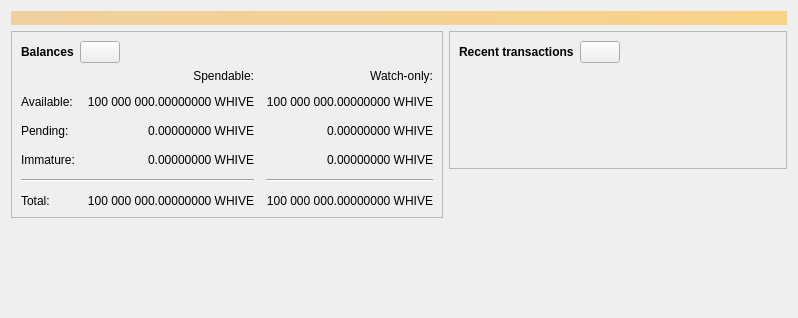
<?xml version="1.0" encoding="UTF-8"?>
<ui version="4.0">
 <class>OverviewPage</class>
 <widget class="QWidget" name="OverviewPage">
  <property name="geometry">
   <rect>
    <x>0</x>
    <y>0</y>
    <width>798</width>
    <height>318</height>
   </rect>
  </property>
  <property name="windowTitle">
   <string>Form</string>
  </property>
  <layout class="QVBoxLayout" name="topLayout">
   <item>
    <widget class="QLabel" name="labelAlerts">
     <property name="visible">
      <bool>false</bool>
     </property>
     <property name="styleSheet">
      <string notr="true">QLabel { background-color: qlineargradient(x1: 0, y1: 0, x2: 1, y2: 0, stop:0 #F0D0A0, stop:1 #F8D488); color:#000000; }</string>
     </property>
     <property name="wordWrap">
      <bool>true</bool>
     </property>
     <property name="margin">
      <number>3</number>
     </property>
     <property name="textInteractionFlags">
      <set>Qt::TextSelectableByMouse</set>
     </property>
    </widget>
   </item>
   <item>
    <layout class="QHBoxLayout" name="horizontalLayout" stretch="1,1">
     <item>
      <layout class="QVBoxLayout" name="verticalLayout_2">
       <item>
        <widget class="QFrame" name="frame">
         <property name="frameShape">
          <enum>QFrame::StyledPanel</enum>
         </property>
         <property name="frameShadow">
          <enum>QFrame::Raised</enum>
         </property>
         <layout class="QVBoxLayout" name="verticalLayout_4">
          <item>
           <layout class="QHBoxLayout" name="horizontalLayout_4">
            <item>
             <widget class="QLabel" name="label_5">
              <property name="font">
               <font>
                <weight>75</weight>
                <bold>true</bold>
               </font>
              </property>
              <property name="text">
               <string>Balances</string>
              </property>
             </widget>
            </item>
            <item>
             <widget class="QPushButton" name="labelWalletStatus">
              <property name="enabled">
               <bool>true</bool>
              </property>
              <property name="maximumSize">
               <size>
                <width>45</width>
                <height>16777215</height>
               </size>
              </property>
              <property name="toolTip">
               <string>The displayed information may be out of date. Your wallet automatically synchronizes with the Whive network after a connection is established, but this process has not completed yet.</string>
              </property>
              <property name="text">
               <string/>
              </property>
              <property name="icon">
               <iconset resource="../bitcoin.qrc">
                <normaloff>:/icons/warning</normaloff>
                <disabledoff>:/icons/warning</disabledoff>:/icons/warning</iconset>
              </property>
              <property name="iconSize">
               <size>
                <width>24</width>
                <height>24</height>
               </size>
              </property>
             </widget>
            </item>
            <item>
             <spacer name="horizontalSpacer_3">
              <property name="orientation">
               <enum>Qt::Horizontal</enum>
              </property>
              <property name="sizeHint" stdset="0">
               <size>
                <width>40</width>
                <height>20</height>
               </size>
              </property>
             </spacer>
            </item>
           </layout>
          </item>
          <item>
           <layout class="QGridLayout" name="gridLayout">
            <property name="spacing">
             <number>12</number>
            </property>
            <item row="2" column="2">
             <widget class="QLabel" name="labelWatchPending">
              <property name="cursor">
               <cursorShape>IBeamCursor</cursorShape>
              </property>
              <property name="toolTip">
               <string>Unconfirmed transactions to watch-only addresses</string>
              </property>
              <property name="text">
               <string notr="true">0.00000000 WHIVE</string>
              </property>
              <property name="alignment">
               <set>Qt::AlignRight|Qt::AlignTrailing|Qt::AlignVCenter</set>
              </property>
              <property name="textInteractionFlags">
               <set>Qt::LinksAccessibleByMouse|Qt::TextSelectableByKeyboard|Qt::TextSelectableByMouse</set>
              </property>
             </widget>
            </item>
            <item row="2" column="1">
             <widget class="QLabel" name="labelUnconfirmed">
              <property name="cursor">
               <cursorShape>IBeamCursor</cursorShape>
              </property>
              <property name="toolTip">
               <string>Total of transactions that have yet to be confirmed, and do not yet count toward the spendable balance</string>
              </property>
              <property name="text">
               <string notr="true">0.00000000 WHIVE</string>
              </property>
              <property name="alignment">
               <set>Qt::AlignRight|Qt::AlignTrailing|Qt::AlignVCenter</set>
              </property>
              <property name="textInteractionFlags">
               <set>Qt::LinksAccessibleByMouse|Qt::TextSelectableByKeyboard|Qt::TextSelectableByMouse</set>
              </property>
             </widget>
            </item>
            <item row="3" column="2">
             <widget class="QLabel" name="labelWatchImmature">
              <property name="cursor">
               <cursorShape>IBeamCursor</cursorShape>
              </property>
              <property name="toolTip">
               <string>Mined balance in watch-only addresses that has not yet matured</string>
              </property>
              <property name="text">
               <string notr="true">0.00000000 WHIVE</string>
              </property>
              <property name="alignment">
               <set>Qt::AlignRight|Qt::AlignTrailing|Qt::AlignVCenter</set>
              </property>
              <property name="textInteractionFlags">
               <set>Qt::LinksAccessibleByMouse|Qt::TextSelectableByKeyboard|Qt::TextSelectableByMouse</set>
              </property>
             </widget>
            </item>
            <item row="4" column="0" colspan="2">
             <widget class="Line" name="line">
              <property name="orientation">
               <enum>Qt::Horizontal</enum>
              </property>
             </widget>
            </item>
            <item row="4" column="2">
             <widget class="Line" name="lineWatchBalance">
              <property name="sizePolicy">
               <sizepolicy hsizetype="Preferred" vsizetype="Fixed">
                <horstretch>0</horstretch>
                <verstretch>0</verstretch>
               </sizepolicy>
              </property>
              <property name="minimumSize">
               <size>
                <width>140</width>
                <height>0</height>
               </size>
              </property>
              <property name="orientation">
               <enum>Qt::Horizontal</enum>
              </property>
             </widget>
            </item>
            <item row="5" column="0">
             <widget class="QLabel" name="labelTotalText">
              <property name="text">
               <string>Total:</string>
              </property>
             </widget>
            </item>
            <item row="3" column="1">
             <widget class="QLabel" name="labelImmature">
              <property name="cursor">
               <cursorShape>IBeamCursor</cursorShape>
              </property>
              <property name="toolTip">
               <string>Mined balance that has not yet matured</string>
              </property>
              <property name="text">
               <string notr="true">0.00000000 WHIVE</string>
              </property>
              <property name="alignment">
               <set>Qt::AlignRight|Qt::AlignTrailing|Qt::AlignVCenter</set>
              </property>
              <property name="textInteractionFlags">
               <set>Qt::LinksAccessibleByMouse|Qt::TextSelectableByKeyboard|Qt::TextSelectableByMouse</set>
              </property>
             </widget>
            </item>
            <item row="2" column="3">
             <spacer name="horizontalSpacer_2">
              <property name="orientation">
               <enum>Qt::Horizontal</enum>
              </property>
              <property name="sizeHint" stdset="0">
               <size>
                <width>40</width>
                <height>20</height>
               </size>
              </property>
             </spacer>
            </item>
            <item row="3" column="0">
             <widget class="QLabel" name="labelImmatureText">
              <property name="text">
               <string>Immature:</string>
              </property>
             </widget>
            </item>
            <item row="5" column="1">
             <widget class="QLabel" name="labelTotal">
              <property name="cursor">
               <cursorShape>IBeamCursor</cursorShape>
              </property>
              <property name="toolTip">
               <string>Your current total balance</string>
              </property>
              <property name="text">
               <string notr="true">100 000 000.00000000 WHIVE</string>
              </property>
              <property name="alignment">
               <set>Qt::AlignRight|Qt::AlignTrailing|Qt::AlignVCenter</set>
              </property>
              <property name="textInteractionFlags">
               <set>Qt::LinksAccessibleByMouse|Qt::TextSelectableByKeyboard|Qt::TextSelectableByMouse</set>
              </property>
             </widget>
            </item>
            <item row="5" column="2">
             <widget class="QLabel" name="labelWatchTotal">
              <property name="cursor">
               <cursorShape>IBeamCursor</cursorShape>
              </property>
              <property name="toolTip">
               <string>Current total balance in watch-only addresses</string>
              </property>
              <property name="text">
               <string notr="true">100 000 000.00000000 WHIVE</string>
              </property>
              <property name="alignment">
               <set>Qt::AlignRight|Qt::AlignTrailing|Qt::AlignVCenter</set>
              </property>
              <property name="textInteractionFlags">
               <set>Qt::LinksAccessibleByMouse|Qt::TextSelectableByKeyboard|Qt::TextSelectableByMouse</set>
              </property>
             </widget>
            </item>
            <item row="0" column="2">
             <widget class="QLabel" name="labelWatchonly">
              <property name="text">
               <string>Watch-only:</string>
              </property>
              <property name="alignment">
               <set>Qt::AlignRight|Qt::AlignTrailing|Qt::AlignVCenter</set>
              </property>
             </widget>
            </item>
            <item row="1" column="0">
             <widget class="QLabel" name="labelBalanceText">
              <property name="text">
               <string>Available:</string>
              </property>
             </widget>
            </item>
            <item row="1" column="1">
             <widget class="QLabel" name="labelBalance">
              <property name="cursor">
               <cursorShape>IBeamCursor</cursorShape>
              </property>
              <property name="toolTip">
               <string>Your current spendable balance</string>
              </property>
              <property name="text">
               <string notr="true">100 000 000.00000000 WHIVE</string>
              </property>
              <property name="alignment">
               <set>Qt::AlignRight|Qt::AlignTrailing|Qt::AlignVCenter</set>
              </property>
              <property name="textInteractionFlags">
               <set>Qt::LinksAccessibleByMouse|Qt::TextSelectableByKeyboard|Qt::TextSelectableByMouse</set>
              </property>
             </widget>
            </item>
            <item row="1" column="2">
             <widget class="QLabel" name="labelWatchAvailable">
              <property name="cursor">
               <cursorShape>IBeamCursor</cursorShape>
              </property>
              <property name="toolTip">
               <string>Your current balance in watch-only addresses</string>
              </property>
              <property name="text">
               <string notr="true">100 000 000.00000000 WHIVE</string>
              </property>
              <property name="alignment">
               <set>Qt::AlignRight|Qt::AlignTrailing|Qt::AlignVCenter</set>
              </property>
              <property name="textInteractionFlags">
               <set>Qt::LinksAccessibleByMouse|Qt::TextSelectableByKeyboard|Qt::TextSelectableByMouse</set>
              </property>
             </widget>
            </item>
            <item row="2" column="0">
             <widget class="QLabel" name="labelPendingText">
              <property name="text">
               <string>Pending:</string>
              </property>
             </widget>
            </item>
            <item row="0" column="1">
             <widget class="QLabel" name="labelSpendable">
              <property name="text">
               <string>Spendable:</string>
              </property>
              <property name="alignment">
               <set>Qt::AlignRight|Qt::AlignTrailing|Qt::AlignVCenter</set>
              </property>
             </widget>
            </item>
           </layout>
          </item>
         </layout>
        </widget>
       </item>
       <item>
        <spacer name="verticalSpacer">
         <property name="orientation">
          <enum>Qt::Vertical</enum>
         </property>
         <property name="sizeHint" stdset="0">
          <size>
           <width>20</width>
           <height>40</height>
          </size>
         </property>
        </spacer>
       </item>
      </layout>
     </item>
     <item>
      <layout class="QVBoxLayout" name="verticalLayout_3">
       <item>
        <widget class="QFrame" name="frame_2">
         <property name="frameShape">
          <enum>QFrame::StyledPanel</enum>
         </property>
         <property name="frameShadow">
          <enum>QFrame::Raised</enum>
         </property>
         <layout class="QVBoxLayout" name="verticalLayout">
          <item>
           <layout class="QHBoxLayout" name="horizontalLayout_2">
            <item>
             <widget class="QLabel" name="label_4">
              <property name="font">
               <font>
                <weight>75</weight>
                <bold>true</bold>
               </font>
              </property>
              <property name="text">
               <string>Recent transactions</string>
              </property>
             </widget>
            </item>
            <item>
             <widget class="QPushButton" name="labelTransactionsStatus">
              <property name="enabled">
               <bool>true</bool>
              </property>
              <property name="maximumSize">
               <size>
                <width>45</width>
                <height>16777215</height>
               </size>
              </property>
              <property name="toolTip">
               <string>The displayed information may be out of date. Your wallet automatically synchronizes with the Whive network after a connection is established, but this process has not completed yet.</string>
              </property>
              <property name="text">
               <string/>
              </property>
              <property name="icon">
               <iconset resource="../bitcoin.qrc">
                <normaloff>:/icons/warning</normaloff>
                <disabledoff>:/icons/warning</disabledoff>:/icons/warning</iconset>
              </property>
              <property name="iconSize">
               <size>
                <width>24</width>
                <height>24</height>
               </size>
              </property>
             </widget>
            </item>
            <item>
             <spacer name="horizontalSpacer">
              <property name="orientation">
               <enum>Qt::Horizontal</enum>
              </property>
              <property name="sizeHint" stdset="0">
               <size>
                <width>40</width>
                <height>20</height>
               </size>
              </property>
             </spacer>
            </item>
           </layout>
          </item>
          <item>
           <widget class="TransactionOverviewWidget" name="listTransactions">
            <property name="styleSheet">
             <string notr="true">QListView { background: transparent; }</string>
            </property>
            <property name="frameShape">
             <enum>QFrame::NoFrame</enum>
            </property>
            <property name="verticalScrollBarPolicy">
             <enum>Qt::ScrollBarAlwaysOff</enum>
            </property>
            <property name="horizontalScrollBarPolicy">
             <enum>Qt::ScrollBarAlwaysOff</enum>
            </property>
            <property name="sizeAdjustPolicy">
             <enum>QAbstractScrollArea::AdjustToContents</enum>
            </property>
            <property name="selectionMode">
             <enum>QAbstractItemView::NoSelection</enum>
            </property>
            <property name="uniformItemSizes">
             <bool>true</bool>
            </property>
           </widget>
          </item>
         </layout>
        </widget>
       </item>
       <item>
        <spacer name="verticalSpacer_2">
         <property name="orientation">
          <enum>Qt::Vertical</enum>
         </property>
         <property name="sizeHint" stdset="0">
          <size>
           <width>20</width>
           <height>40</height>
          </size>
         </property>
        </spacer>
       </item>
      </layout>
     </item>
    </layout>
   </item>
  </layout>
 </widget>
 <customwidgets>
  <customwidget>
   <class>TransactionOverviewWidget</class>
   <extends>QListView</extends>
   <header>qt/transactionoverviewwidget.h</header>
  </customwidget>
 </customwidgets>
 <resources/>
 <connections/>
</ui>
